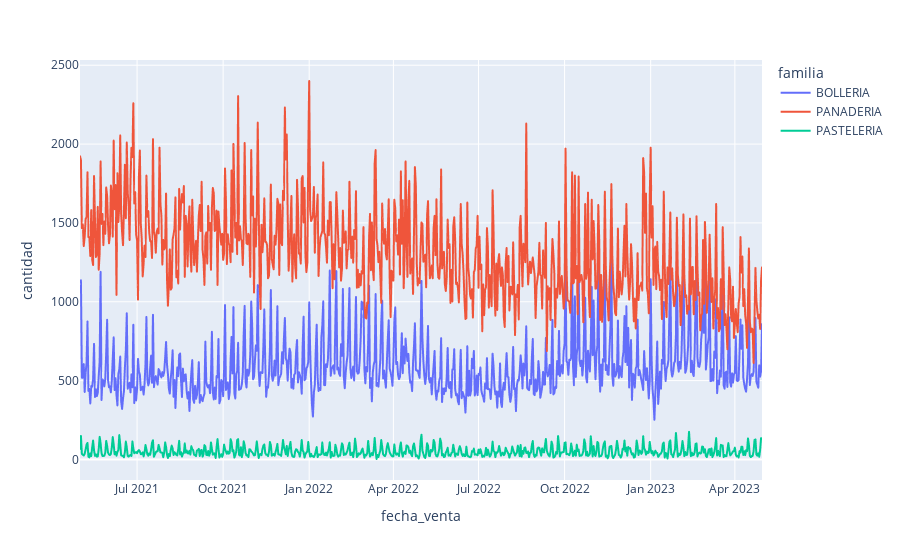

Notebook code for this chart:
### Markdown cell above
8. Crea un gráfico de la evolución temporal por familia de la variable "cantidad".

### Code cell
# Agrupamos las ventas por familia y por día, sumando la cantidad vendida
grupo = vt.groupby(["familia", pd.Grouper(key="fecha_venta", freq="1D")])["cantidad"].sum().reset_index()

# Gráfico de líneas mostrando la evolución diaria de la cantidad vendida por familia
fig = px.line(grupo, x="fecha_venta", y="cantidad", color="familia")
fig.show()

### Figure 1 — Plotly figure (JSON) as saved in the notebook; plotly's stock layout.template omitted (floating-point values rounded to 4 significant figures; data arrays with more than 128 entries replaced by an {"elided": "..."} marker saying what was removed)
{"data": [{"hovertemplate": "familia=BOLLERIA<br>fecha_venta=%{x}<br>cantidad=%{y}<extra></extra>", "legendgroup": "BOLLERIA", "line": {"color": "#636efa", "dash": "solid"}, "marker": {"symbol": "circle"}, "mode": "lines", "name": "BOLLERIA", "showlegend": true, "type": "scattergl", "x": {"elided": "730 str values"}, "xaxis": "x", "y": {"elided": "730 float values"}, "yaxis": "y"}, {"hovertemplate": "familia=PANADERIA<br>fecha_venta=%{x}<br>cantidad=%{y}<extra></extra>", "legendgroup": "PANADERIA", "line": {"color": "#EF553B", "dash": "solid"}, "marker": {"symbol": "circle"}, "mode": "lines", "name": "PANADERIA", "showlegend": true, "type": "scattergl", "x": {"elided": "730 str values"}, "xaxis": "x", "y": {"elided": "730 float values"}, "yaxis": "y"}, {"hovertemplate": "familia=PASTELERIA<br>fecha_venta=%{x}<br>cantidad=%{y}<extra></extra>", "legendgroup": "PASTELERIA", "line": {"color": "#00cc96", "dash": "solid"}, "marker": {"symbol": "circle"}, "mode": "lines", "name": "PASTELERIA", "showlegend": true, "type": "scattergl", "x": {"elided": "730 str values"}, "xaxis": "x", "y": {"elided": "730 float values"}, "yaxis": "y"}], "layout": {"legend": {"title": {"text": "familia"}, "tracegroupgap": 0}, "margin": {"t": 60}, "xaxis": {"anchor": "y", "domain": [0, 1], "title": {"text": "fecha_venta"}}, "yaxis": {"anchor": "x", "domain": [0, 1], "title": {"text": "cantidad"}}}}
